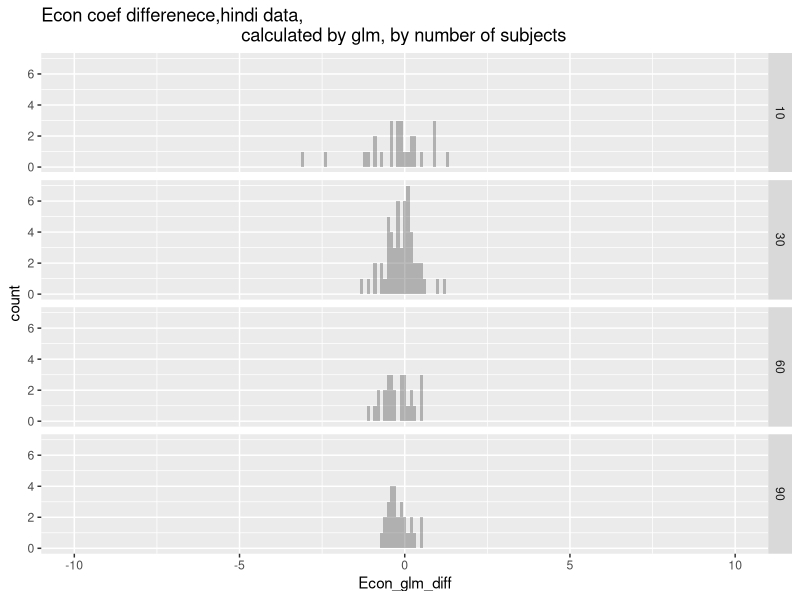
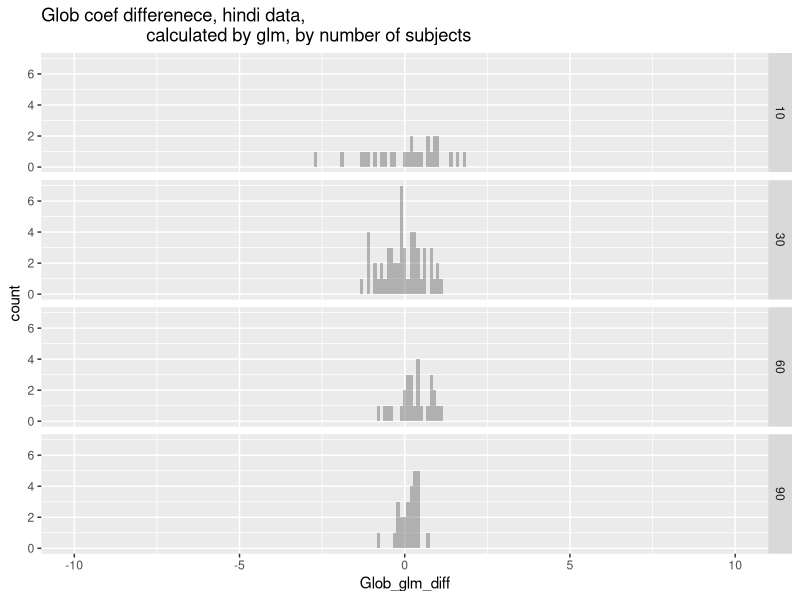
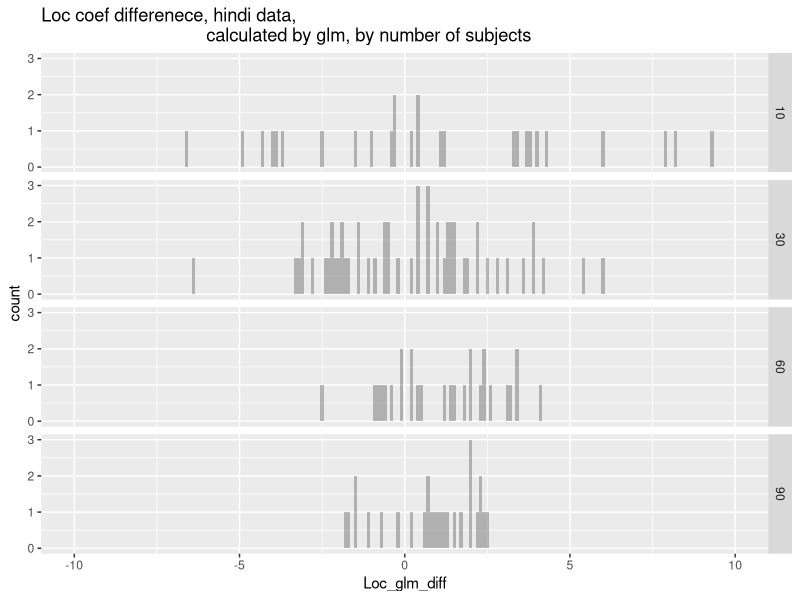

These figures' R source, in order:
## ---- chunk 1
hindi_dinst1<-readr::read_csv("final_corr_master_hindi_dinst1.csv")
  hindi_dinst1$numsubjs<-30
hindi_dinst2<-readr::read_csv("final_corr_master_hindi_dinst2.csv")
  hindi_dinst2$numsubjs<-30
hindi_dinst3<-readr::read_csv("final_corr_master_hindi_dinst3.csv")
  hindi_dinst3$numsubjs<-60
hindi_dinst4<-readr::read_csv("final_corr_master_hindi_dinst4.csv")
  hindi_dinst4$numsubjs <- 90
hindi_dinst5<-readr::read_csv("final_corr_master_hindi_dinst5.csv")
  hindi_dinst5$numsubjs<- 10
  
hindi_for_hists<-dplyr::bind_rows(hindi_dinst1,
                                  hindi_dinst2,
                                  hindi_dinst3,
                                  hindi_dinst4,
                                  hindi_dinst5) 

ggplot2::ggplot(hindi_for_hists, ggplot2::aes(x = Econ_glm_diff)) +
    ggplot2::geom_histogram(binwidth = .1,
                            position="identity",
                            alpha = 0.4)+
    ggplot2::scale_x_continuous(limits = c(-10,10))+
    ggplot2::ggtitle("Econ coef differenece,hindi data,
                                        calculated by glm, by number of subjects")+
    ggplot2::facet_grid(numsubjs ~ .)


ggplot2::ggplot(hindi_for_hists, ggplot2::aes(x = Glob_glm_diff)) +
    ggplot2::geom_histogram(binwidth = .1,
                            position="identity",
                            alpha = 0.4)+
    ggplot2::scale_x_continuous(limits = c(-10,10))+
    ggplot2::ggtitle("Glob coef differenece, hindi data,
                     calculated by glm, by number of subjects")+
    ggplot2::facet_grid(numsubjs ~ .)


ggplot2::ggplot(hindi_for_hists, ggplot2::aes(x = Loc_glm_diff)) +
    ggplot2::geom_histogram(binwidth = .1,
                            position="identity",
                            alpha = 0.4)+
    ggplot2::scale_x_continuous(limits = c(-10,10))+
    ggplot2::ggtitle("Loc coef differenece, hindi data,
                                 calculated by glm, by number of subjects")+
    ggplot2::facet_grid(numsubjs ~ .)


